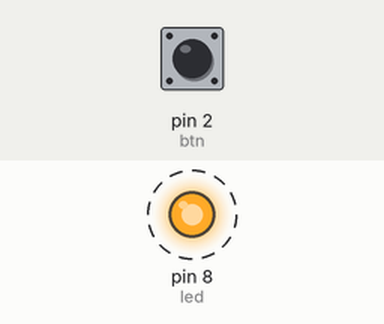
The sketch below on a simulated Arduino Uno, built with avr-gcc and run on an emulated ATmega328P. Parts: output pins drawn as LEDs (lit = HIGH). Dashed ring = blinking. The inputs (shaded band) are chosen by the test bench; at power-on: pin 2 (btn) HIGH. What the sketch prints to the serial monitor is not drawn.

Above: at 1.2 s.
1.3 s: pin 2 (btn) pulled LOW for 0.15 s
Timing chart, 0 to 10.3 s (numbered marks = the images above; inputs shaded):
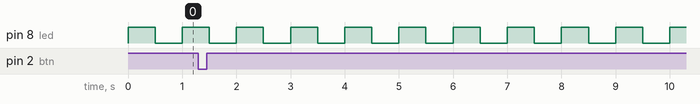

The sketch:

sketch_dec26l.ino
```cpp
#include <MsTimer2.h>
#include <Bounce2.h>
#define led 8
#define btn 2

Bounce debouncer = Bounce();
boolean state = false;
void setup() {
  // put your setup code here, to run once:

  Serial.begin(9600);
  pinMode(led,OUTPUT);
  pinMode(btn, INPUT_PULLUP);
  debouncer.attach(btn);
  debouncer.interval(5);
  MsTimer2::set(10,aa);
  MsTimer2::start();

}
void aa(){
    debouncer.update();
    if(debouncer.fell()){
      state = true;
    }
    if(debouncer.rose()){
      state = false;
      Serial.println("Released");
    }
    if(state){
      Serial.println("Pressed");
      delay(10);
    }
}

void loop() {
  // put your main code here, to run repeatedly:
  digitalWrite(led, HIGH);
  delay(500);
  digitalWrite(led,LOW);
  delay(500);
}
```

Measured:
- by itself, pin 8 (led): alternates HIGH for 0.50 s and LOW for 0.50 s
